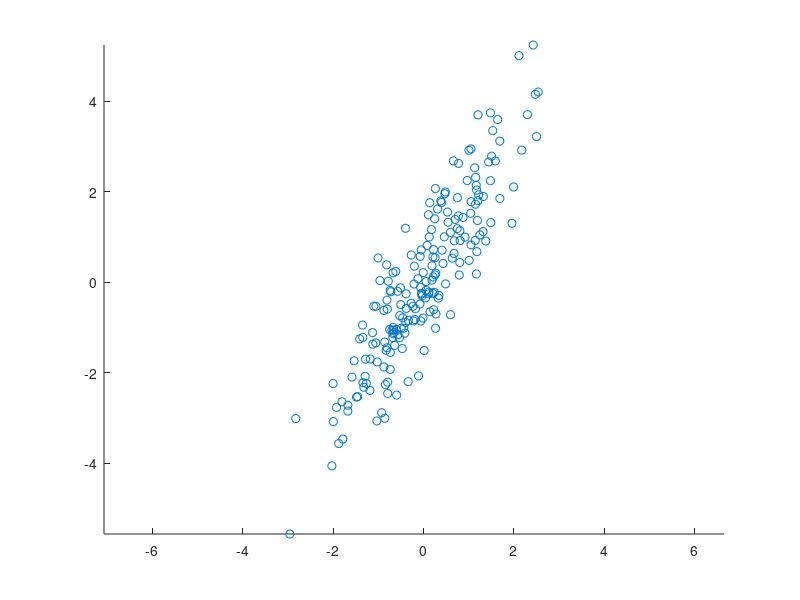

The MATLAB source for this figure: (Note: this script raises an error after producing the figure.)
%
% % Calcul des valeurs propres / vecteurs propre d'une matrice (eig)
% % Visualisation des vecteurs propres de la matrice de covariance
% % d'un nuage de points
%

mu = [0 0]
sigma = [1 1.5 ; 1.5 3]
X = mvnrnd(mu,sigma,200); 


figure ('Name', 'Vecteurs propres');
axis equal
hold on
scatter(X(:,1), X(:,2));

A= cov(X)

[V D] = eig(A);
D
Vdir1 = V(:,1)
Vdir2 = V(:,2)
x=-2:2;

y1 = droite2DVd(x,Vdir1,mu)

plot(x,y1,'r')

y2 = droite2DVd(x,Vdir2,mu)


plot(x,y2,'g')
hold off 

%%%% ACP %%%%

muSaumon = [8 8]
sigmaSaumon = [ 1,0;0,1]

muBar = [12 12]
sigmaBar = [ 4,0;0,4]

sizeVTSaumon = 1000
sizeVTBar = 1000

VTSaumon = mvnrnd(muSaumon, sigmaSaumon, sizeVTSaumon)
VTBar = mvnrnd(muBar, sigmaBar, sizeVTBar)

figure('Name', 'ACP');
scatter(VTBar(:,1), VTBar(:,2));
hold on;
scatter(VTSaumon(:,1), VTSaumon(:,2));

VT = [VTSaumon; VTBar];
Vacp = CalculACP(VT);

x=0:20;
y=0:0;

pointsACP = droite2DVd(x, Vacp, mu);
plot(x, pointsACP, 'r');

%%%% ACI %%%%

figure('Name', 'ACI');
scatter(VTBar(:,1), VTBar(:,2));
hold on;
scatter(VTSaumon(:,1), VTSaumon(:,2));

Vaci = CalculACI(VTBar, VTSaumon);

pointsACI = droite2DVd(x, Vaci, mu);
plot(x, pointsACI, 'r');